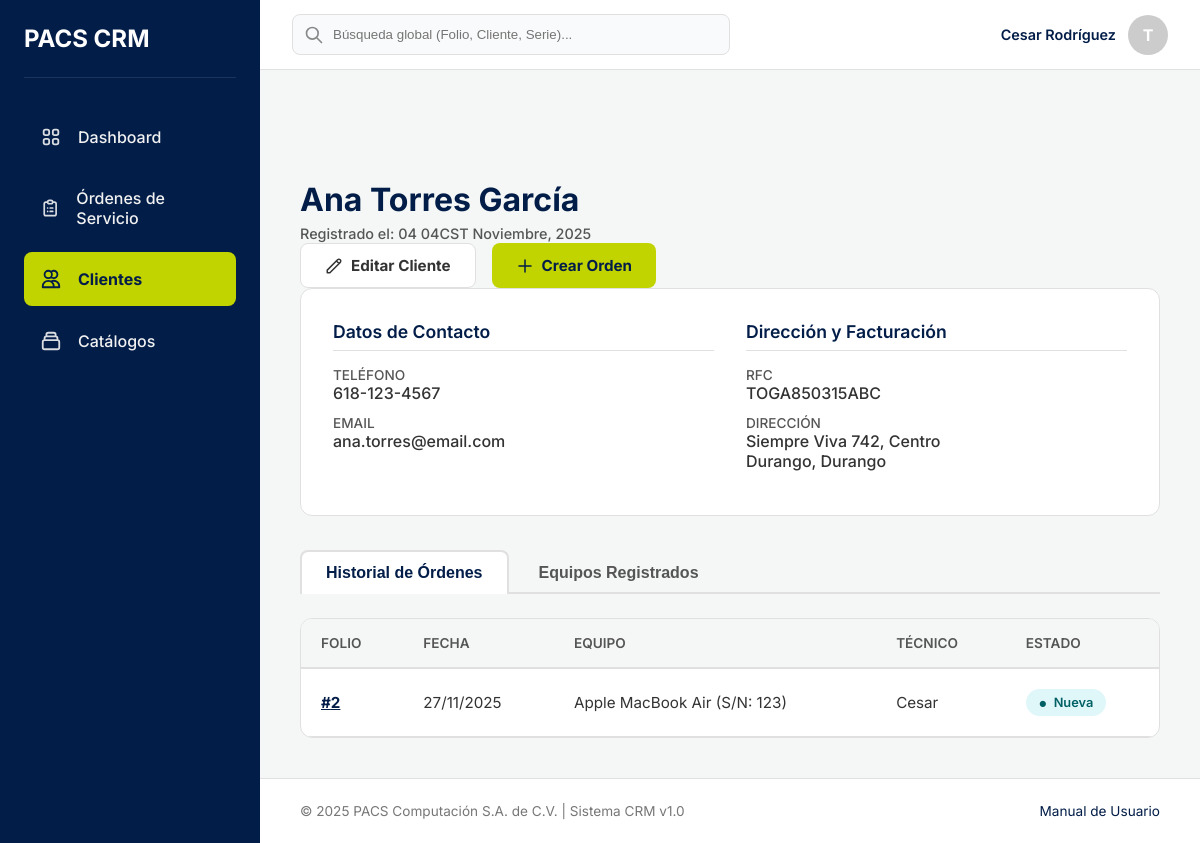
The page /clientes/1/ (signed in) on the database its author committed.
### gestion_clientes/models.py (models this page shows, shortened)
class Cliente(models.Model):
    nombre_completo = models.CharField(max_length=255, verbose_name="Nombre completo")
    telefono = models.CharField(max_length=20, unique=True)
    email = models.EmailField(max_length=254, unique=True, blank=True, null=True)
    rfc = models.CharField(max_length=13, blank=True, null=True, verbose_name="RFC")
    calle = models.CharField(max_length=255, blank=True, null=True)
    numero_exterior = models.CharField(max_length=20, blank=True, null=True, verbose_name="Número Exterior") # Ajustado max_length
    numero_interior = models.CharField(max_length=20, blank=True, null=True, verbose_name="Número Interior") # Ajustado max_length
    colonia = models.CharField(max_length=100, blank=True, null=True)
    codigo_postal = models.CharField(max_length=10, blank=True, null=True, verbose_name="Código Postal") # Ajustado max_length
    ciudad = models.CharField(max_length=100, blank=True, null=True)
    estado = models.CharField(max_length=100, blank=True, null=True)
    fecha_registro = models.DateTimeField(auto_now_add=True, verbose_name="Fecha de registro")
    class Meta:
        verbose_name = "Cliente"
        verbose_name_plural = "Clientes"
        ordering = ['nombre_completo']

class Equipo(models.Model):
    TIPO_EQUIPO_LAPTOP = 'Laptop'
    TIPO_EQUIPO_ESCRITORIO = 'Computadora de escritorio'
    TIPO_EQUIPO_IMPRESORA = 'Impresora'
    TIPO_EQUIPO_PROYECTOR = 'Proyector'
    TIPO_EQUIPO_COMPONENTE = 'Componente de computadora'
    TIPO_EQUIPO_OPCIONES = [
        (TIPO_EQUIPO_LAPTOP, 'Laptop'),
        (TIPO_EQUIPO_ESCRITORIO, 'Computadora de escritorio'),
        (TIPO_EQUIPO_IMPRESORA, 'Impresora'),
        (TIPO_EQUIPO_PROYECTOR, 'Proyector'),
        (TIPO_EQUIPO_COMPONENTE, 'Componente de computadora'),
    ]
    cliente = models.ForeignKey(Cliente, on_delete=models.CASCADE, related_name="equipos")
    tipo_equipo = models.CharField(max_length=100, verbose_name="Tipo de equipo", choices=TIPO_EQUIPO_OPCIONES, help_text="Ej. Laptop, Impresora, Proyector")
    marca = models.CharField(max_length=100)
    modelo = models.CharField(max_length=100)
    numero_serie = models.CharField(max_length=100, blank=True, null=True, verbose_name="Número de serie")
    class Meta:
        verbose_name = "Equipo"
        verbose_name_plural = "Equipos"
        unique_together = [['cliente', 'numero_serie']]
    def __str__(self):
        display = f"{self.marca} {self.modelo}"
        if self.numero_serie:
            display += f" (S/N: {self.numero_serie})"
        return display

### gestion_ordenes/models.py (models this page shows, shortened)
class OrdenServicio(models.Model):
    ESTADO_NUEVA = 'Nueva'
    ESTADO_DIAGNOSTICO = 'En diagnóstico'
    ESTADO_ESPERANDO_AUTORIZACION = 'Esperando autorización'
    ESTADO_ESPERANDO_REFACCION = 'Esperando refacción'
    ESTADO_EN_REPARACION = 'En reparación'
    ESTADO_FINALIZADA_TECNICO = 'Finalizada por Técnico'
    ESTADO_ENTREGADA = 'Entregada'
    ESTADO_CANCELADA = 'Cancelada'
    ESTADO_OPCIONES = [
        (ESTADO_NUEVA, 'Nueva'),
        (ESTADO_DIAGNOSTICO, 'En diagnóstico'),
        (ESTADO_ESPERANDO_AUTORIZACION, 'Esperando autorización'),
        (ESTADO_ESPERANDO_REFACCION, 'Esperando refacción'),
        (ESTADO_EN_REPARACION, 'En reparación'),
        (ESTADO_FINALIZADA_TECNICO, 'Finalizada por Técnico'),
        (ESTADO_ENTREGADA, 'Entregada'),
        (ESTADO_CANCELADA, 'Cancelada'),
    ]
    PRIORIDAD_BAJA = 'Baja'
    PRIORIDAD_NORMAL = 'Normal'
    PRIORIDAD_ALTA = 'Alta'
    PRIORIDAD_OPCIONES = [
        (PRIORIDAD_BAJA, 'Baja'),
        (PRIORIDAD_NORMAL, 'Normal'),
        (PRIORIDAD_ALTA, 'Alta'),
    ]
    cliente = models.ForeignKey(Cliente, on_delete=models.PROTECT, related_name="ordenes")
    equipo = models.ForeignKey(Equipo, on_delete=models.PROTECT, related_name="ordenes")
    asistente_receptor = models.ForeignKey(
        settings.AUTH_USER_MODEL,
        on_delete=models.SET_NULL,
        null=True,
        related_name="ordenes_recibidas",
        verbose_name="Asistente que recibió"
    )
    tecnico_asignado = models.ForeignKey(
        settings.AUTH_USER_MODEL,
        on_delete=models.SET_NULL,
        null=True,
        blank=True, # Puede no asignarse de inmediato
        related_name="ordenes_asignadas",
        verbose_name="Técnico asignado"
    )
    servicios = models.ManyToManyField(
        TipoServicio,
        blank=True, # Puede que no se aplique un servicio del catálogo
        related_name="ordenes",
        verbose_name="Servicios aplicados"
    )
    descripcion_falla = models.TextField(verbose_name="Descripción de la falla")
    contrasena_equipo = models.CharField(max_length=255, blank=True, null=True, verbose_name="Contraseña del equipo (Encriptada)") # Recordar encriptar/desencriptar en las vistas <-------------------
    estado = models.CharField(max_length=50, choices=ESTADO_OPCIONES, default=ESTADO_NUEVA)
    prioridad = models.CharField(max_length=20, choices=PRIORIDAD_OPCIONES, default=PRIORIDAD_NORMAL)
    fecha_creacion = models.DateTimeField(auto_now_add=True, verbose_name="Fecha de creación")
    fecha_cierre = models.DateTimeField(blank=True, null=True, verbose_name="Fecha de cierre")
    class Meta:
        verbose_name = "Orden de Servicio"
        verbose_name_plural = "Órdenes de Servicio"
        ordering = ['-fecha_creacion'] # Mostrar las más recientes primero por defecto

### gestion_clientes/views.py (the view)
# urls.py: path('<int:id>/', views.detalle_cliente, name='detalle_cliente'),
@login_required
def detalle_cliente(request, id):
    cliente = get_object_or_404(Cliente, pk=id)
    historial_ordenes = cliente.ordenes.all().order_by('-fecha_creacion')
    equipos = cliente.equipos.all()
    context = {
        'cliente': cliente,
        'historial_ordenes': historial_ordenes,
        'equipos': equipos,
    }
    return render(request, 'gestion_clientes/detalle_cliente.html', context)

### gestion_clientes/templates/gestion_clientes/detalle_cliente.html (shortened to what this page needs)
{% extends 'base.html' %}
{% block content %}
    <div class="main-content-header">
        <div class="header-title-group">
            <h1>{{ cliente.nombre_completo }}</h1>
            <span class="subtitle">Registrado el: {{ cliente.fecha_registro|date:"d de F, Y" }}</span>
        </div>
        <div class="header-actions">
            <a href="{% url 'editar_cliente' cliente.id %}" class="btn btn-action" style="background-color: white; border: 1px solid var(--color-borde); color: var(--color-texto-principal);">
                <svg style="width:18px;height:18px" fill="none" stroke="currentColor" viewBox="0 0 24 24"><path stroke-linecap="round" stroke-linejoin="round" stroke-width="2" d="M15.232 5.232l3.536 3.536m-2.036-5.036a2.5 2.5 0 113.536 3.536L6.5 21.036H3v-3.572L16.732 3.732z"></path></svg>
                Editar Cliente
            </a>
            <a href="#" class="btn btn-action">
                <svg style="width:18px;height:18px" fill="none" stroke="currentColor" viewBox="0 0 24 24"><path stroke-linecap="round" stroke-linejoin="round" stroke-width="2" d="M12 4v16m8-8H4"></path></svg>
                Crear Orden
            </a>
        </div>
    </div>
    <section class="client-info-panel">
        <div class="info-section">
            <h3>Datos de Contacto</h3>
            <div class="info-group">
                <span class="info-label">Teléfono</span>
                <span class="info-value">{{ cliente.telefono }}</span>
            </div>
            <div class="info-group">
                <span class="info-label">Email</span>
                <span class="info-value">{{ cliente.email|default:"--" }}</span>
            </div>
        </div>
        <div class="info-section">
            <h3>Dirección y Facturación</h3>
            <div class="info-group">
                <span class="info-label">RFC</span>
                <span class="info-value">{{ cliente.rfc|default:"--" }}</span>
            </div>
            <div class="info-group">
                <span class="info-label">Dirección</span>
                <span class="info-value">
                    {{ cliente.calle|default:"" }} {{ cliente.numero_exterior|default:"" }}, {{ cliente.colonia|default:"" }}<br>
                    {{ cliente.ciudad|default:"" }}, {{ cliente.estado|default:"" }}
                </span>
            </div>
        </div>
    </section>
    <nav class="tabs-nav">
        <button class="tab-link active" onclick="openTab(event, 'historial')">Historial de Órdenes</button>
        <button class="tab-link" onclick="openTab(event, 'equipos')">Equipos Registrados</button>
    </nav>
    <div class="tabs-content">
        <div id="historial" class="tab-pane active">
            <div class="table-card">
                <div style="overflow-x:auto;">
                    <table class="data-table">
                        <thead>
                            <tr>
                                <th>Folio</th>
                                <th>Fecha</th>
                                <th>Equipo</th>
                                <th>Técnico</th>
                                <th>Estado</th>
                            </tr>
                        </thead>
                        <tbody>
                            {% for orden in historial_ordenes %}
                            <tr>
                                <td><a href="#" style="color:var(--color-enlace);font-weight:bold;">#{{ orden.id }}</a></td>
                                <td>{{ orden.fecha_creacion|date:"d/m/Y" }}</td>
                                <td>{{ orden.equipo }}</td>
                                <td>{{ orden.tecnico_asignado.first_name|default:"--" }}</td>
                                <td>
                                    {% if orden.estado == 'Nueva' %}
                                        <span class="tag estado-nueva">{{ orden.estado }}</span>
                                    {% elif orden.estado == 'En Diagnóstico' %}
                                        <span class="tag estado-diagnostico">{{ orden.estado }}</span>
                                    {% elif 'Esperando' in orden.estado %}
                                        <span class="tag estado-esperando">{{ orden.estado }}</span>
                                    {% elif orden.estado == 'En Reparación' %}
                                        <span class="tag estado-reparacion">{{ orden.estado }}</span>
                                    {% elif 'Finalizada' in orden.estado %}
                                        <span class="tag estado-finalizada">{{ orden.estado }}</span>
                                    {% elif orden.estado == 'Entregada' %}
                                        <span class="tag estado-entregada">{{ orden.estado }}</span>
                                    {% else %}
                                        <span class="tag estado-cancelada">{{ orden.estado }}</span>
                                    {% endif %}
                                </td>
                            </tr>
                            {% empty %}
                            <tr>
                                <td colspan="5" style="text-align:center; padding:2rem; color:#777;">Este cliente no tiene órdenes registradas.</td>
                            </tr>
                            {% endfor %}
                        </tbody>
                    </table>
                </div>
            </div>
        </div>
    </div>
{% endblock %}

### templates/base.html (shortened to what this page needs)
{% load static %}
<!DOCTYPE html>
<html lang="es">
<head>
</head>
<body>
    <aside class="sidebar" id="sidebar">
        <div class="sidebar-header">
            <h2 style="color: white;">PACS CRM</h2>
        </div>
        <nav class="sidebar-nav">
            <ul>
                <li>
                    <a href="#" class="{% if request.resolver_match.url_name == 'dashboard' %}active{% endif %}">
                        <span>Dashboard</span>
                    </a>
                </li>
                <li>
                    <a href="{% url 'lista_ordenes' %}" class="{% if 'ordenes' in request.path %}active{% endif %}">
                        <span>Órdenes de Servicio</span>
                    </a>
                </li>
                <li>
                    <a href="{% url 'lista_clientes' %}" class="{% if 'clientes' in request.path %}active{% endif %}">
                        <svg class="nav-icon" fill="none" stroke="currentColor" viewBox="0 0 24 24"><path stroke-linecap="round" stroke-linejoin="round" stroke-width="2" d="M12 4.354a4 4 0 110 5.292M15 21H3v-1a6 6 0 0112 0v1zm0 0h6v-1a6 6 0 00-9-5.197M13 7a4 4 0 11-8 0 4 4 0 018 0z"></path></svg>
                        <span>Clientes</span>
                    </a>
                </li>
                <li>
                    <a href="{% url 'lista_catalogos' %}" class="{% if 'catalogos' in request.path %}active{% endif %}">
                        <span>Catálogos</span>
                    </a>
                </li>
            </ul>
        </nav>
    </aside>
    <header class="navbar">
        <div class="navbar-search">
            <svg class="search-icon" fill="none" stroke="currentColor" viewBox="0 0 24 24"><path stroke-linecap="round" stroke-linejoin="round" stroke-width="2" d="M21 21l-6-6m2-5a7 7 0 11-14 0 7 7 0 0114 0z"></path></svg>
            <input type="text" placeholder="Búsqueda global (Folio, Cliente, Serie)...">
        </div>
        <div class="navbar-user-area">
            <div class="user-profile">
                <span class="user-name">{{ user.get_full_name|default:user.username }}</span>
                <div style="width:40px;height:40px;background:#ccc;border-radius:50%;display:flex;align-items:center;justify-content:center;color:white;font-weight:bold;">
                    {{ user.username|slice:":1"|upper }}
                </div>
            </div>
        </div>
    </header>
    <main class="main-content">
        {% block content %}{% endblock %}
    </main>
    <footer class="footer">
        <div>© 2025 PACS Computación S.A. de C.V. | Sistema CRM v1.0</div>
        <div><a href="#" style="color:var(--color-primario);text-decoration:none;">Manual de Usuario</a></div>
    </footer>
</body>
</html>

### rows shown on the page
Cliente: nombre_completo "Ana Torres García", fecha_registro "04 04CST Noviembre, 2025", telefono "618-123-4567", email "ana.torres@email.com", rfc "TOGA850315ABC", calle "Siempre Viva", numero_exterior "742", colonia "Centro", ciudad "Durango", estado "Durango"
OrdenServicio: id "2", fecha_creacion "27/11/2025", equipo "Apple MacBook Air (S/N: 123)", tecnico_asignado.first_name "Cesar", estado "Nueva"

### other values the page prints
{{ user.get_full_name|default:user.username }} "Cesar Rodríguez"
{{ user.username|slice:":1"|upper }} "T"
